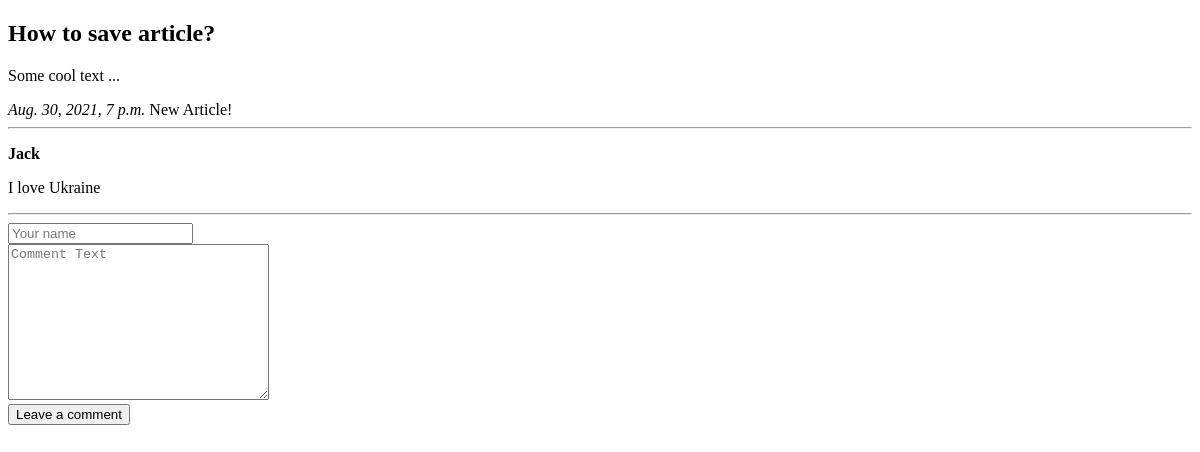
The app's page /articles/1/, older data.
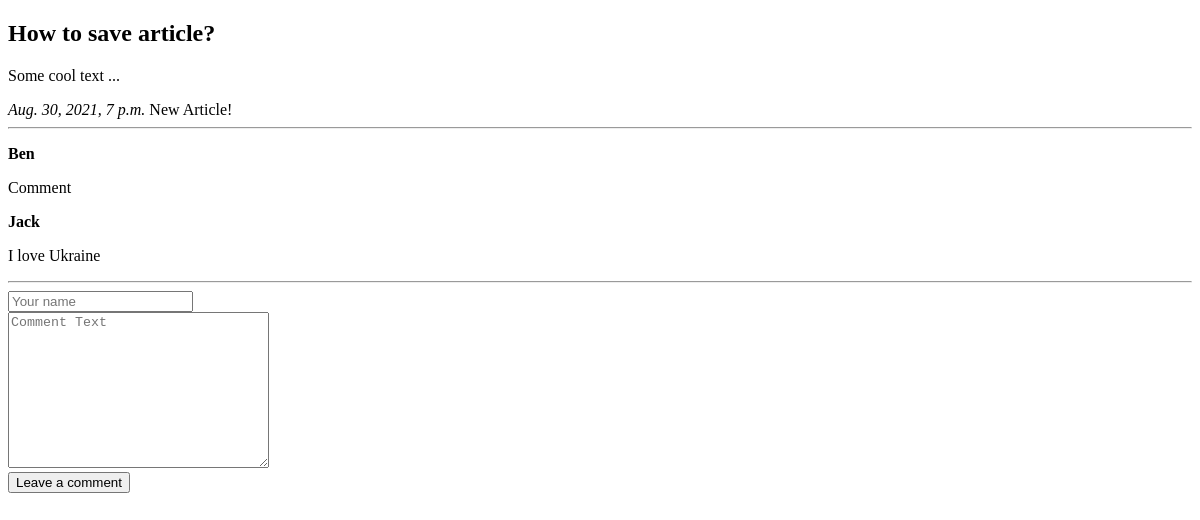
The same page, newer data.
### django_start/apps/articles/models.py (models this page shows, shortened)
class Article(models.Model):
	article_title = models.CharField('article name', max_length = 200)
	article_text = models.TextField('article text')
	pub_date = models.DateTimeField('publication date')
	def was_published_recently(self):
		return self.pub_date >= (timezone.now() - datetime.timedelta(days = 30))

class Comment(models.Model):
	article = models.ForeignKey(Article, on_delete = models.CASCADE)
	author_name = models.CharField("author's name", max_length = 50)
	comment_text = models.CharField('comment text', max_length = 200)

### django_start/apps/articles/views.py (the view)
# urls.py: path('<int:article_id>/', views.detail, name = 'detail'),
def detail(request, article_id):
	try:
		a = Article.objects.get( id = article_id )
	except:
		raise Http404('Article is not found!')
	latest_comments_list = a.comment_set.order_by('-id')[:10]
	return render(request, 'articles/detail.html', {'article':a, 'latest_comments_list': latest_comments_list})

### django_start/templates/articles/detail.html (shortened to what this page needs)
{% extends 'base.html' %}
{% block content %}
<h2>{{article.article_title}}</h2>
<p>{{article.article_text}}</p>
<em>{{article.pub_date}}</em>
{% if article.was_published_recently %}
New Article!
{% endif %}
<hr>
{% if latest_comments_list %}
	{% for c in latest_comments_list %}
		<p>
			<strong>{{c.author_name}}</strong>
			<p>{{c.comment_text}}</p>
		</p>
	{% endfor %}
{% else %}
Comments if not found! You can create a first commnet ;)
{% endif %}
<hr>
<form action="{% url 'articles:leave_comment' article.id %}" method="POST">
	<input type="text"required placeholder="Your name" name="name"><br>
	<textarea name="text" required="" placeholder="Comment Text" cols="30" rows="10"></textarea><br>
	<button type="submit">Leave a comment</button>
</form>
{% endblock %}

### django_start/templates/base.html (shortened to what this page needs)
<!DOCTYPE HTML>
<html lang = "en">
<head>
</head>
<body>
	{% block content %}{% endblock %}
</body>
</html>

Row changes from the older to the newer data that the page shows:
added Comment: author_name "Ben", comment_text "Comment"
